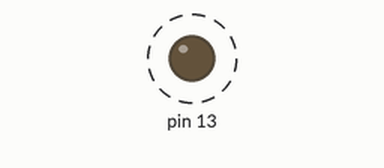
This sketch was run on a simulated Arduino Uno, built with avr-gcc and run on an emulated ATmega328P. Parts: output pins drawn as LEDs (lit = HIGH). Dashed ring = blinking.

Above: at 0.5 s.
Timing chart, 0 to 4.7 s (numbered marks = the images above):
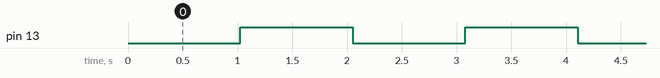

Measured:
- by itself, pin 13: alternates HIGH for 1.0 s and LOW for 1.0 s

The sketch:

202315005_arduino_interrupt_JongSun_KIM.ino
```cpp
#include <MsTimer2.h>

unsigned int count=0;
char toggle0=1;

void setup()
{
  pinMode(13, OUTPUT);
  TCCR0A = 0; //TCCR0A initialize

  TCCR0B = 0; //TCCR0B initialize

  TCNT0 = 0;  //TCNT0 initialize

  OCR0A= 255;

  TCCR0B |= (1<<WGM02);

  TCCR0B |= (1<<CS02) | (0<<CS00);

  TIMSK0 |= (1<<OCIE0A);

  sei();
}

ISR(TIMER0_COMPA_vect){

  count++;

  if(count>250)
  {
    if (toggle0)
    {
        digitalWrite(13,HIGH);
        toggle0 = 0;
    }
    else
    {
      digitalWrite(13,LOW);
      toggle0 = 1;
    }
    count=0;

    TCNT0=0;
  }

}
void loop() {

  // put your main code here, to run repeatedly:


}
```
